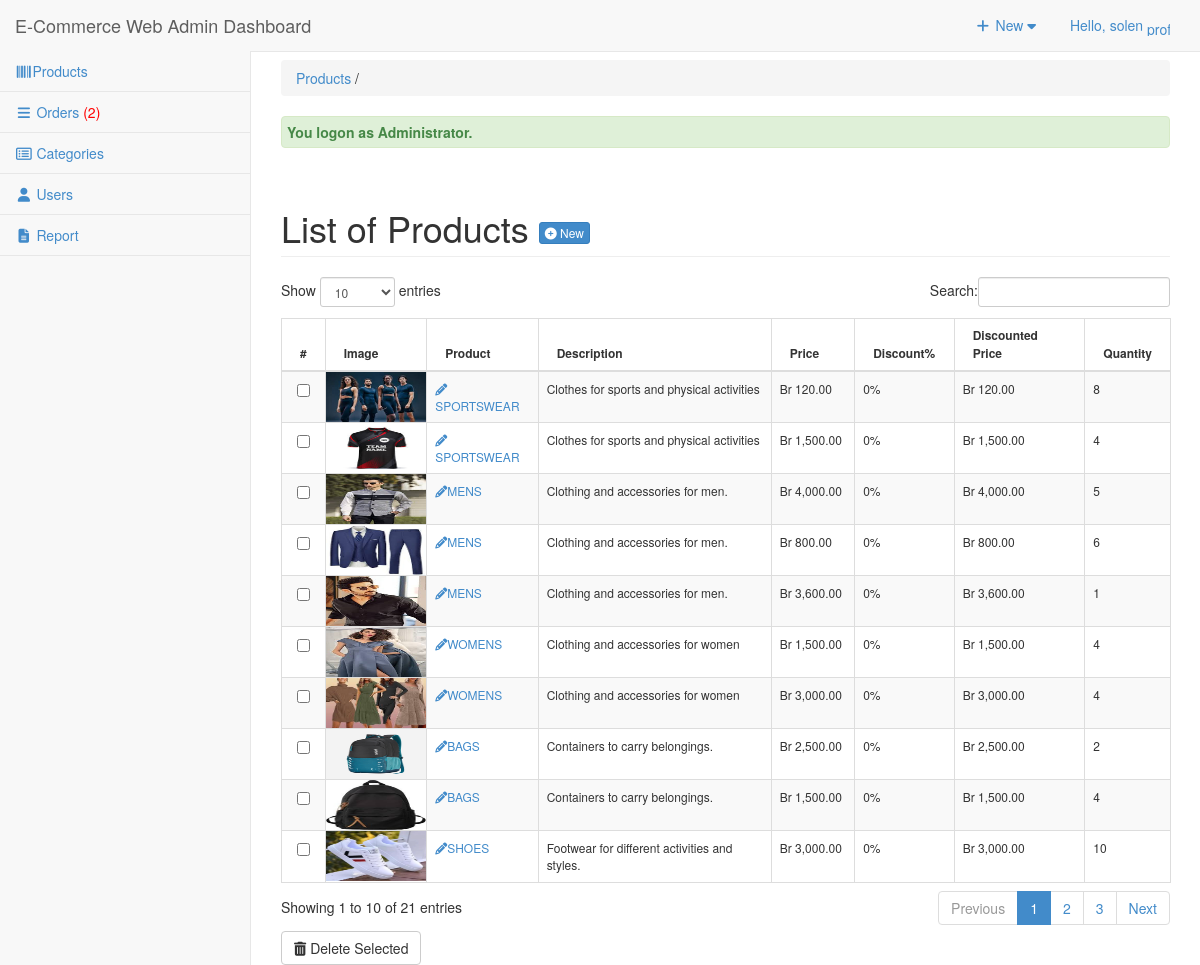
The page /admin/products/ (signed in) on the database its author committed.
### tables this page shows
CREATE TABLE `tblpromopro` (
  `PROMOID` int(11) NOT NULL,
  `PROID` int(11) NOT NULL,
  `PRODISCOUNT` double NOT NULL,
  `PRODISPRICE` double NOT NULL,
  `PROBANNER` tinyint(4) NOT NULL,
  `PRONEW` tinyint(4) NOT NULL
);

CREATE TABLE `tblproduct` (
  `PROID` int(11) NOT NULL,
  `PRODESC` varchar(255) DEFAULT NULL,
  `INGREDIENTS` varchar(255) NOT NULL,
  `PROQTY` int(11) DEFAULT NULL,
  `ORIGINALPRICE` double NOT NULL,
  `PROPRICE` double DEFAULT NULL,
  `CATEGID` int(11) DEFAULT NULL,
  `IMAGES` varchar(255) DEFAULT NULL,
  `PROSTATS` varchar(30) DEFAULT NULL,
  `OWNERNAME` varchar(90) NOT NULL,
  `OWNERPHONE` varchar(90) NOT NULL
);

CREATE TABLE `tblcategory` (
  `CATEGID` int(11) NOT NULL,
  `CATEGORIES` varchar(255) NOT NULL,
  `USERID` int(11) NOT NULL
);

### admin/products/index.php (called while the page is built, shortened)
<?php
require_once("../theme/templates.php");
?>

### admin/products/list.php (the view, shortened to what this page needs)
<div class="row">
    <div class="col-lg-12">
        <h1 class="page-header">List of Products
            <a href="index.php?view=add" class="btn btn-primary btn-xs">
                <i class="fa fa-plus-circle fw-fa"></i> New
            </a>
        </h1>
    </div>
</div>
<form action="controller.php?action=delete" method="POST">
    <div class="table-responsive">
        <table id="dash-table" class="table table-striped table-bordered table-hover" style="font-size:12px" cellspacing="0">
            <thead>
                <tr>
                    <th width="1%">#</th>
                    <th width="50">Image</th>
                    <th>Product</th>
                    <th>Description</th>
                    <th>Price</th>
                    <th>Discount%</th>
                    <th>Discounted Price</th>
                    <th>Quantity</th>
                </tr>
            </thead>
            <tbody>
                <?php
                $stmt = $pdo->prepare("SELECT * FROM tblpromopro pr
                    JOIN tblproduct p ON pr.PROID = p.PROID
                    JOIN tblcategory c ON p.CATEGID = c.CATEGID");
                $stmt->execute();
                $cur = $stmt->fetchAll(PDO::FETCH_OBJ);
                foreach ($cur as $result) {
                    echo '<tr>';
                    echo '<td width="1%" align="center"><input type="checkbox" name="selector[]" id="selector[]" value="' . htmlspecialchars($result->PROID) . '"/></td>';
                    echo '<td style="padding:0px;">
                        <a class="PROID" href="" data-target="#productmodal" data-toggle="modal" data-id="' . htmlspecialchars($result->PROID) . '">
                        <img title="' . htmlspecialchars($result->CATEGORIES) . '" style="width:100px;height:50px;padding:0;" src="' . web_root . 'admin/products/' . htmlspecialchars($result->IMAGES) . '">
                        </a></td>';
                    echo '<td><a title="edit" href="' . web_root . 'admin/products/index.php?view=edit&id=' . htmlspecialchars($result->PROID) . '"><i class="fa fa-pencil "></i>' . htmlspecialchars($result->CATEGORIES) . '</a></td>';
                    echo '<td>' . htmlspecialchars($result->PRODESC) . '</td>';
                    echo '<td> Br ' . number_format($result->PROPRICE, 2) . '</td>';
                    echo '<td> ' . number_format($result->PRODISCOUNT, 0) . '%</td>';
                    echo '<td> Br ' . number_format($result->PRODISPRICE, 2) . '</td>';
                    echo '<td width="4%">' . htmlspecialchars($result->PROQTY) . '</td>';
                    echo '</tr>';
                }
                ?>
            </tbody>
        </table>
        <div class="btn-group">
            <button type="submit" class="btn btn-default" name="delete"><i class="fa fa-trash fw-fa"></i> Delete Selected</button>
        </div>
    </div>
</form>

### admin/css/sb-admin-2.css (style rules this page uses)
body { background-color: #f8f8f8; }

### rows shown on the page
tblpromopro: PROID.IMAGES (picture), tblcategory.CATEGORIES "SPORTSWEAR", PROID.PRODESC "Clothes for sports and physical activities", PROID.PROPRICE "120.00", PRODISCOUNT "0", PRODISPRICE "120.00", PROID.PROQTY "8"
tblpromopro: PROID.IMAGES (picture), tblcategory.CATEGORIES "SPORTSWEAR", PROID.PRODESC "Clothes for sports and physical activities", PROID.PROPRICE "1,500.00", PRODISCOUNT "0", PRODISPRICE "1,500.00", PROID.PROQTY "4"
tblpromopro: PROID.IMAGES (picture), tblcategory.CATEGORIES "MENS", PROID.PRODESC "Clothing and accessories for men.", PROID.PROPRICE "4,000.00", PRODISCOUNT "0", PRODISPRICE "4,000.00", PROID.PROQTY "5"
tblpromopro: PROID.IMAGES (picture), tblcategory.CATEGORIES "MENS", PROID.PRODESC "Clothing and accessories for men.", PROID.PROPRICE "800.00", PRODISCOUNT "0", PRODISPRICE "800.00", PROID.PROQTY "6"
tblpromopro: PROID.IMAGES (picture), tblcategory.CATEGORIES "MENS", PROID.PRODESC "Clothing and accessories for men.", PROID.PROPRICE "3,600.00", PRODISCOUNT "0", PRODISPRICE "3,600.00", PROID.PROQTY "1"
tblpromopro: PROID.IMAGES (picture), tblcategory.CATEGORIES "WOMENS", PROID.PRODESC "Clothing and accessories for women", PROID.PROPRICE "1,500.00", PRODISCOUNT "0", PRODISPRICE "1,500.00", PROID.PROQTY "4"
tblpromopro: PROID.IMAGES (picture), tblcategory.CATEGORIES "WOMENS", PROID.PRODESC "Clothing and accessories for women", PROID.PROPRICE "3,000.00", PRODISCOUNT "0", PRODISPRICE "3,000.00", PROID.PROQTY "4"
tblpromopro: PROID.IMAGES (picture), tblcategory.CATEGORIES "BAGS", PROID.PRODESC "Containers to carry belongings.", PROID.PROPRICE "2,500.00", PRODISCOUNT "0", PRODISPRICE "2,500.00", PROID.PROQTY "2"
tblpromopro: PROID.IMAGES (picture), tblcategory.CATEGORIES "BAGS", PROID.PRODESC "Containers to carry belongings.", PROID.PROPRICE "1,500.00", PRODISCOUNT "0", PRODISPRICE "1,500.00", PROID.PROQTY "4"
tblpromopro: PROID.IMAGES (picture), tblcategory.CATEGORIES "SHOES", PROID.PRODESC "Footwear for different activities and styles.", PROID.PROPRICE "3,000.00", PRODISCOUNT "0", PRODISPRICE "3,000.00", PROID.PROQTY "10"

### other values the page prints
$_SESSION['U_NAME'] "solen"
$res "2"
$title "Products"
$_SESSION['message'] "You logon as Administrator."
